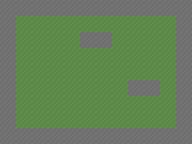

The image is a tile-based game level rendered from a .tmx file. Its description and complete source (layers, tilesets, objects, tile grids) follow:
An orthogonal 12x9 tile map with 16x16 px tiles, 2 tile layers (ground2, obj) and 3 objects (player, crate, center).

<map version="1.10" tiledversion="1.10.2" orientation="orthogonal" renderorder="right-down" width="12" height="9" tilewidth="16" tileheight="16" infinite="0" nextlayerid="6" nextobjectid="4">
 <tileset firstgid="1" source="demo_tiles.tsx" />
 <layer id="1" name="ground2" width="12" height="9">
  <data encoding="csv">
1,1,1,1,1,1,1,1,1,1,1,1,
1,1,1,1,1,1,1,1,1,1,1,1,
1,1,1,1,1,1,1,1,1,1,1,1,
1,1,1,1,1,1,1,1,1,1,1,1,
1,1,1,1,1,1,1,1,1,1,1,1,
1,1,1,1,1,1,1,1,1,1,1,1,
1,1,1,1,1,1,1,1,1,1,1,1,
1,1,1,1,1,1,1,1,1,1,1,1,
1,1,1,1,1,1,1,1,1,1,1,1
</data>
 </layer>
 <layer id="2" name="obj" width="12" height="9">
  <data encoding="csv">
2,2,2,2,2,2,2,2,2,2,2,2,
2,0,0,0,0,0,0,0,0,0,0,2,
2,0,0,0,0,2,2,0,0,0,0,2,
2,0,0,0,0,0,0,0,0,0,0,2,
2,0,0,0,0,0,0,0,0,0,0,2,
2,0,0,0,0,0,0,0,2,2,0,2,
2,0,0,0,0,0,0,0,0,0,0,2,
2,0,0,0,0,0,0,0,0,0,0,2,
2,2,2,2,2,2,2,2,2,2,2,2
</data>
 </layer>
 <objectgroup id="3" name="spawn_points">
  <object id="1" name="player" x="32" y="32" width="16" height="16" />
 </objectgroup>
 <objectgroup id="4" name="props">
  <object id="2" name="crate" x="112" y="64" width="16" height="16" />
 </objectgroup>
 <objectgroup id="5" name="waypoints">
  <object id="3" name="center" x="96" y="64" width="16" height="16" />
 </objectgroup>
</map>
